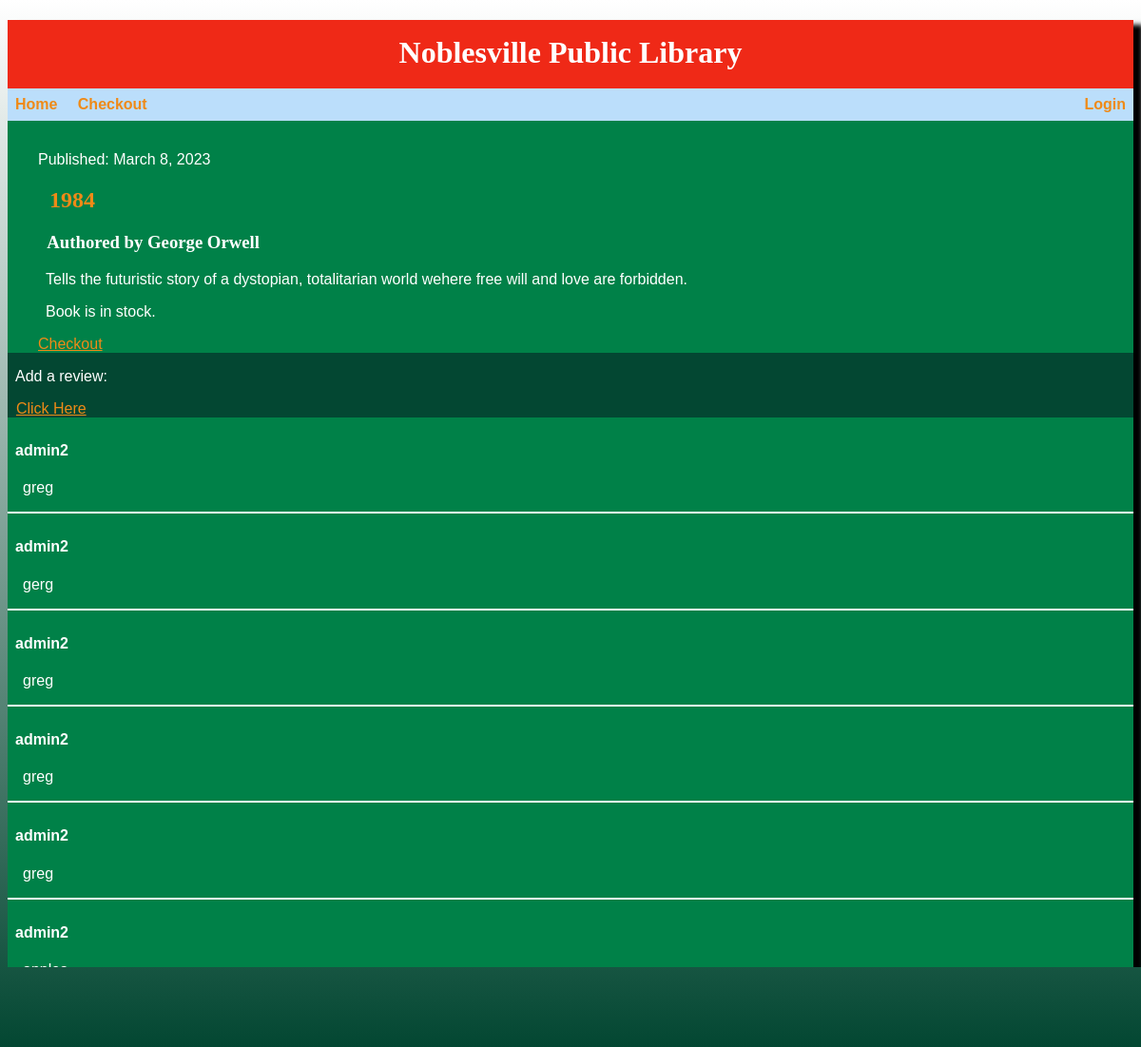
Screenshot of /book/1 with the database file from the repository.
### Main/models.py (models this page shows, shortened)
class Book(models.Model):
    title = models.CharField(max_length=50)
    author = models.CharField(max_length=50)
    publicationdate = models.DateField()
    bookdescription = models.CharField(max_length=200)
    checkout = models.BooleanField()
    checkedoutuser = models.CharField(max_length=20, default = "none")

class Reviews(models.Model):
    book = models.ForeignKey('Book', on_delete=models.CASCADE, related_name='reviews')
    user = models.CharField(max_length=256)
    body = models.TextField(max_length= 1000)
    class Meta:
        verbose_name_plural = 'Reviews'

### Main/views.py (the view)
# urls.py: path("book/<int:pk>", bookdetail, name = "detailandreview"),
def bookdetail(request, pk):
    detailbook = get_object_or_404(Book, pk=pk)
    book_reviews = Reviews.objects.filter(book_id=pk)
    return render(request, 'main/book_detail.html', {'detailbook': detailbook, 'book_reviews' : book_reviews}, )

### Main/templates/main/book_detail.html (shortened to what this page needs)
{% extends 'main/base.html' %}
{% block content %}
    <article id = "onebook">
	<time>Published: {{ detailbook.publicationdate }}</time>
	<h2>{{ detailbook.title }}</h2>
	<h3>Authored by {{detailbook.author}}</h3>
	<p>{{ detailbook.bookdescription }}</p>
	{% if detailbook.checkout %}
	<p>Currently checked out by {{ detailbook.checkedoutuser }}</p>
	{% else %}
	<p>Book is in stock.</p>
	<a href="{% url 'checkoutbook' pk=detailbook.pk %}">Checkout</a>
	{% endif %}
    </article>
	<p>Add a review:</p>
	&nbsp;&nbsp;<a href = "{% url 'add_review_to_book' pk=detailbook.pk %}">Click Here</a>
	{% for comment in book_reviews%}
	<div id = "comment">
	<h4>{{comment.user}}</h4>
	<p>{{comment.body}}</p>
	</div>
	{%endfor%}
{% endblock %}

### Main/static/css/library.css (style rules this page uses)
body { background-color: #008148; background: linear-gradient(#FFFFFF ,#034732); background-repeat: no-repeat; background-attachment: fixed; color: #FFFFFF; font-family: Arial, Helvetica, sans-serif; }
p { padding-left:.5em; }
h2 { padding-left:.5em; color: #008148; font-family: Georgia, serif; }
h3 { padding-left:.5em; font-family: Georgia, serif; }
a { color: #EF8A17; }
#onebook a { color: #EF8A17; }
#onebook h2 { color: #EF8A17; }
#onebook { padding-left: 2em; padding-top: 2em; background-color:#008148; }
#comment { padding-left: 0.5em; padding-top: 0.5em; padding-top: 0.3em; background-color:#008148; border-bottom: 2px solid white; }

### rows the page displays
Book: publicationdate "March 8, 2023", title "1984", author "George Orwell", bookdescription "Tells the futuristic story of a dystopian, totalitarian world wehere free will and love are forbidden."
Reviews: user "admin2", body "greg"
Reviews: user "admin2", body "gerg"
Reviews: user "admin2", body "greg"
Reviews: user "admin2", body "greg"
Reviews: user "admin2", body "greg"
Reviews: user "admin2", body "apples"
